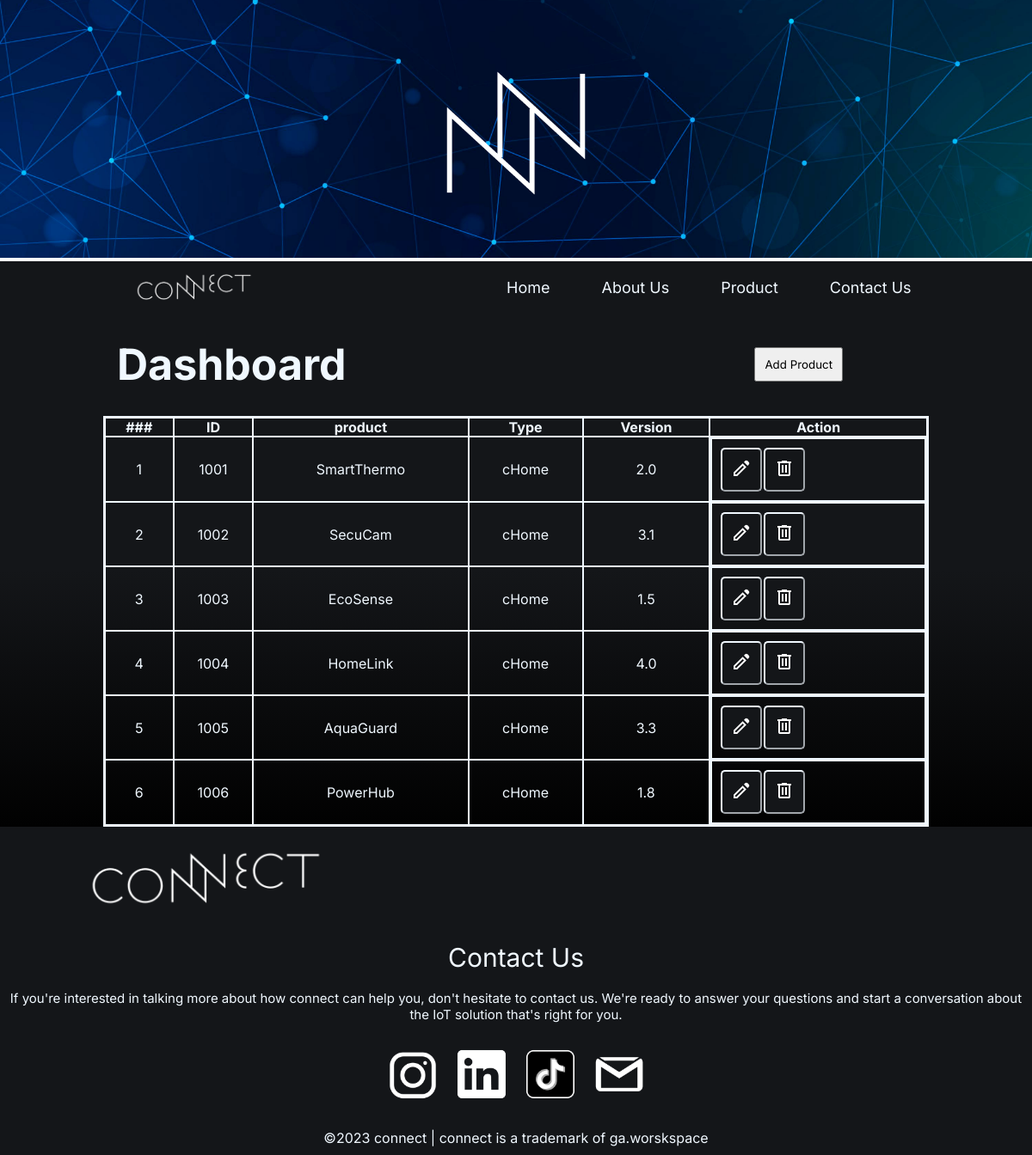
Page /dashboard.php on the committed database.
### tables this page shows
CREATE TABLE `product` (
  `id` int(10) NOT NULL,
  `nama` varchar(50) NOT NULL,
  `jenis` varchar(50) NOT NULL,
  `versi` varchar(50) NOT NULL
);

### dashboard.php (the view, shortened to what this page needs)
<?php
require 'koneksi.php';
$result = mysqli_query($conn, "SELECT * FROM product");
$product = [];
while ($row = mysqli_fetch_assoc($result)) {
     $product[] = $row;
}
?>
<!DOCTYPE html>
<html lang="en">
<head>
     <link rel="stylesheet" href="style.css">
</head>
<body>
     <header class="gambarheader">
          <img id="header" src="Aset/header.png" alt="#">
     </header>
     <nav>
          <img id="logo" src="Aset/connect - tulisan.png" alt="#">
          <div class="items">
               <table>
                    <a href="index.php">Home</a>
                    <a href="about us.php">About Us</a>
                    <a href="index.php">Product</a>
                    <a href="#footer">Contact Us</a>
               </table>
          </div>
     </nav>
     <section class="section_dashboard">
          <div class="dashboard_atas">
               <h1>Dashboard</h1>
               <a href="tambah.php"><button class="add-btn">Add Product</button></a>
          </div>
          <table class="tabel_dashboard">
               <thead>
                    <tr>
                         <th>###</th>
                         <th>ID</th>
                         <th>product</th>
                         <th>Type</th>
                         <th>Version</th>
                         <th>Action</th>
                    </tr>
               </thead>
               <tbody>
                    <?php $i = 1;
                    foreach ($product as $pro) : ?>
                         <tr>
                              <td><?php echo $i ?></td>
                              <td><?php echo $pro["id"] ?></td>
                              <td><?php echo $pro["nama"] ?></td>
                              <td><?php echo $pro["jenis"] ?></td>
                              <td><?php echo $pro["versi"] ?></td>
                              <td class="action">
                                   <a href="edit.php?id=<?php echo $pro["id"] ?>"><button class="edit-btn"><svg xmlns="http://www.w3.org/2000/svg" height="24" viewBox="0 -960 960 960" width="24" fill="white">
                                                  <path d="M200-200h56l345-345-56-56-345 345v56Zm572-403L602-771l56-56q23-23 56.5-23t56.5 23l56 56q23 23 24 55.5T829-660l-57 57Zm-58 59L290-120H120v-170l424-424 170 170Zm-141-29-28-28 56 56-28-28Z" />
                                             </svg></button></a>
                                   <a href="hapus.php?id=<?php echo $pro["id"] ?>"><button name="hapus" class="delete-btn"><svg xmlns="http://www.w3.org/2000/svg" height="24" viewBox="0 -960 960 960" width="24" fill="white">
                                                  <path d="M280-120q-33 0-56.5-23.5T200-200v-520h-40v-80h200v-40h240v40h200v80h-40v520q0 33-23.5 56.5T680-120H280Zm400-600H280v520h400v-520ZM360-280h80v-360h-80v360Zm160 0h80v-360h-80v360ZM280-720v520-520Z" />
                                             </svg></button></a>
                              </td>
                         </tr>
                    <?php $i++;
                    endforeach; ?>
               </tbody>
          </table>
     </section>
     <footer id="footer">
          <div class="logo">
               <img id="logo2" src="Aset/connect - tulisan.png" alt="Connect">
          </div>
          <div class="contactus">
               <div class="atas">
                    <p>Contact Us</p>
               </div>
               <div class="bawah">
                    <p>If you're interested in talking more about how connect can help you, don't hesitate to contact us. We're ready to answer your questions and start a conversation about the IoT solution that's right for you.</p>
               </div>
          </div>
          <div class="sosmed">
               <a id="linkcomingsoon" href=""><img id="instagram" src="Aset/instagram.png" alt=""></a>
               <a id="linkcomingsoon2"><img id="linkedin" src="Aset/Linkedin.png" alt=""></a>
               <a id="linkcomingsoon3"><img src="Aset/tiktok.png" alt=""></a>
               <a id="linkcomingsoon4"><img id="gmail" src="Aset/gmail.png" alt=""></a>
          </div>
          <div class="copyright">
               <p>©2023 connect | connect is a trademark of ga.worskspace</p>
          </div>
     </footer>
</body>
</html>

### style.css (style rules this page uses)
* { padding: 0; margin: 0; font-family: "inter", sans-serif; box-sizing: border-box; }
a { text-decoration: none; }
header img { max-width: 100%; background-color: #141619; height: auto; z-index: 1; }
.gambarheader { position: relative; background-attachment: fixed; z-index: -1; }
section { background-image: var(--backround-color); }
nav { top: 0; position: sticky; display: flex; background-color: var(--nav-color); justify-content: space-around; box-sizing: border-box; align-items: center; overflow: hidden; }
nav img { width: 20%; background-color: var(--nav-color); }
.items { display: flex; background-color: var(--nav-color); }
.items a { padding: 0px 30px; color: var(--text-color); font-size: 18px; }
footer { background-color: var(--footer-color); display: flex; flex-direction: column; }
footer .logo img { width: 40%; }
footer .sosmed { display: flex; flex-wrap: wrap; justify-content: center; align-items: center; }
footer .sosmed img { width: 80px; padding: 10px 0px; }
footer p { color: var(--text-color); justify-content: center; align-items: center; text-align: center; }
footer .contactus .atas { font-size: 30px; padding: 10px; }
footer .contactus .bawah { font-size: 15px; padding: 10px; }
footer .copyright { padding: 10px; }
:root { --primary-color: #141619; --text-color: aliceblue; --backround-color: linear-gradient(to bottom, #141619 50%, #010101); --nav-color: #141619; --section-color: linear-gradient(to top,#458483,#1f2e30ed); --footer-color:#141619; }
section button { padding: 10px; margin: 20px 200px; }
.dashboard_atas { display: flex; justify-content: space-between; align-items: center; padding: 20px; }
.dashboard_atas h1 { color: var(--text-color); font-size: 50px; margin: 0px 10%; }
.tabel_dashboard { border: 3px solid var(--text-color); width: 80%; align-content: center; border-collapse: collapse; margin: 0px 10% 0px 10%; padding-bottom: 60px; }
.tabel_dashboard th, td { border: 2px solid aliceblue; color: var(--text-color); }
.tabel_dashboard .action { display: flex; }
.tabel_dashboard .action a { width: 50px; }
.tabel_dashboard tbody tr td { text-align: center; }
.edit-btn { border-radius: 5px; border-color: aliceblue; margin: 10px 10px; background-color: #141619; }
.delete-btn { border-radius: 5px; border-color: aliceblue; margin: 10px 10px; background-color: #141619; }

### rows in the picture
product: id "1001", nama "SmartThermo", jenis "cHome", versi "2.0"
product: id "1002", nama "SecuCam", jenis "cHome", versi "3.1"
product: id "1003", nama "EcoSense", jenis "cHome", versi "1.5"
product: id "1004", nama "HomeLink", jenis "cHome", versi "4.0"
product: id "1005", nama "AquaGuard", jenis "cHome", versi "3.3"
product: id "1006", nama "PowerHub", jenis "cHome", versi "1.8"
